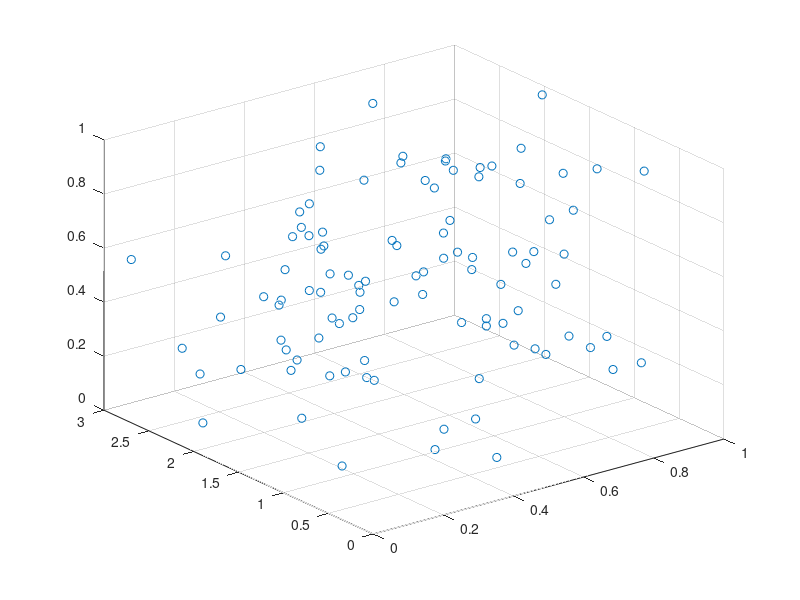

Here is the MATLAB script that generated this plot: (Note: this script raises an error after producing the figure.)

addpath(genpath('libs'));


Vertices = bsxfun(@times, rand(3, 100), [1 3 1]');
X = mean(Vertices,2);
Q = cov(Vertices');
figure; scatter3(Vertices(1,:), Vertices(2,:), Vertices(3,:));
hold on;
h1 = plot_gaussian_ellipsoid(X, diag(diag(Q)), mean(mean(Q))*10 );
set(h1,'facealpha',0.2);
axis equal;

Q2 = covDimReduction(Q);
figure; scatter3(Vertices(1,:), Vertices(2,:), Vertices(3,:));
hold on;
h1 = plot_gaussian_ellipsoid(X, Q2, mean(mean(Q))*10 );
set(h1,'facealpha',0.2);
axis equal;

%  figure;
%  for i=length(T)
%      curX = TXQ{1,i};
%      curQ = TXQ{2,i};
%      for j=1:size(curX, 2)
%         h1 = plot_gaussian_ellipsoid(curX(:,j), [curQ(j) 0 0 ; 0 curQ(j) 0 ; 0 0 curQ(j)]./max(curQ), curQ(j)/max(curQ)*0.03);
%      end
%  end
%  
%  set(h1,'facealpha',0.6);
%  view(129,36); set(gca,'proj','perspective'); grid on; 
%  grid on; axis equal; axis tight;